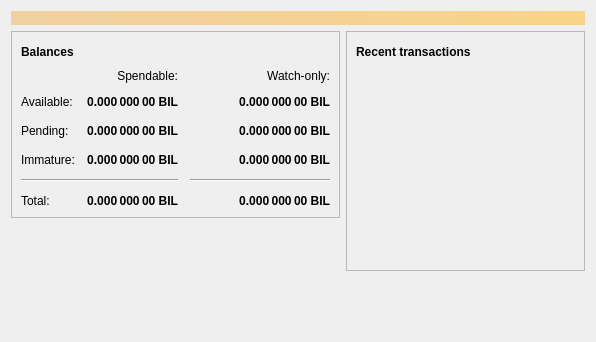
<?xml version="1.0" encoding="UTF-8"?>
<ui version="4.0">
 <class>OverviewPage</class>
 <widget class="QWidget" name="OverviewPage">
  <property name="geometry">
   <rect>
    <x>0</x>
    <y>0</y>
    <width>596</width>
    <height>342</height>
   </rect>
  </property>
  <property name="windowTitle">
   <string>Form</string>
  </property>
  <layout class="QVBoxLayout" name="topLayout">
   <item>
    <widget class="QLabel" name="labelAlerts">
     <property name="visible">
      <bool>false</bool>
     </property>
     <property name="styleSheet">
      <string notr="true">QLabel { background-color: qlineargradient(x1: 0, y1: 0, x2: 1, y2: 0, stop:0 #F0D0A0, stop:1 #F8D488); color:#000000; }</string>
     </property>
     <property name="wordWrap">
      <bool>true</bool>
     </property>
     <property name="margin">
      <number>3</number>
     </property>
     <property name="textInteractionFlags">
      <set>Qt::TextSelectableByMouse</set>
     </property>
    </widget>
   </item>
   <item>
    <layout class="QHBoxLayout" name="horizontalLayout" stretch="1,1">
     <item>
      <layout class="QVBoxLayout" name="verticalLayout_2">
       <item>
        <widget class="QFrame" name="frame">
         <property name="frameShape">
          <enum>QFrame::StyledPanel</enum>
         </property>
         <property name="frameShadow">
          <enum>QFrame::Raised</enum>
         </property>
         <layout class="QVBoxLayout" name="verticalLayout_4">
          <item>
           <layout class="QHBoxLayout" name="horizontalLayout_4">
            <item>
             <widget class="QLabel" name="label_5">
              <property name="font">
               <font>
                <weight>75</weight>
                <bold>true</bold>
               </font>
              </property>
              <property name="text">
               <string>Balances</string>
              </property>
             </widget>
            </item>
            <item>
             <widget class="QPushButton" name="labelWalletStatus">
              <property name="enabled">
               <bool>true</bool>
              </property>
              <property name="maximumSize">
               <size>
                <width>30</width>
                <height>16777215</height>
               </size>
              </property>
              <property name="toolTip">
               <string>The displayed information may be out of date. Your wallet automatically synchronizes with the Billcoin network after a connection is established, but this process has not completed yet.</string>
              </property>
              <property name="text">
               <string/>
              </property>
              <property name="icon">
               <iconset resource="../bitcoin.qrc">
                <normaloff>:/icons/warning</normaloff>
                <disabledoff>:/icons/warning</disabledoff>:/icons/warning</iconset>
              </property>
              <property name="iconSize">
               <size>
                <width>24</width>
                <height>24</height>
               </size>
              </property>
              <property name="flat">
               <bool>true</bool>
              </property>
             </widget>
            </item>
            <item>
             <spacer name="horizontalSpacer_3">
              <property name="orientation">
               <enum>Qt::Horizontal</enum>
              </property>
              <property name="sizeHint" stdset="0">
               <size>
                <width>40</width>
                <height>20</height>
               </size>
              </property>
             </spacer>
            </item>
           </layout>
          </item>
          <item>
           <layout class="QGridLayout" name="gridLayout">
            <property name="spacing">
             <number>12</number>
            </property>
            <item row="2" column="2">
             <widget class="QLabel" name="labelWatchPending">
              <property name="font">
               <font>
                <weight>75</weight>
                <bold>true</bold>
               </font>
              </property>
              <property name="cursor">
               <cursorShape>IBeamCursor</cursorShape>
              </property>
              <property name="toolTip">
               <string>Unconfirmed transactions to watch-only addresses</string>
              </property>
              <property name="text">
               <string notr="true">0.000 000 00 BIL</string>
              </property>
              <property name="alignment">
               <set>Qt::AlignRight|Qt::AlignTrailing|Qt::AlignVCenter</set>
              </property>
              <property name="textInteractionFlags">
               <set>Qt::LinksAccessibleByMouse|Qt::TextSelectableByKeyboard|Qt::TextSelectableByMouse</set>
              </property>
             </widget>
            </item>
            <item row="2" column="1">
             <widget class="QLabel" name="labelUnconfirmed">
              <property name="font">
               <font>
                <weight>75</weight>
                <bold>true</bold>
               </font>
              </property>
              <property name="cursor">
               <cursorShape>IBeamCursor</cursorShape>
              </property>
              <property name="toolTip">
               <string>Total of transactions that have yet to be confirmed, and do not yet count toward the spendable balance</string>
              </property>
              <property name="text">
               <string notr="true">0.000 000 00 BIL</string>
              </property>
              <property name="alignment">
               <set>Qt::AlignRight|Qt::AlignTrailing|Qt::AlignVCenter</set>
              </property>
              <property name="textInteractionFlags">
               <set>Qt::LinksAccessibleByMouse|Qt::TextSelectableByKeyboard|Qt::TextSelectableByMouse</set>
              </property>
             </widget>
            </item>
            <item row="3" column="2">
             <widget class="QLabel" name="labelWatchImmature">
              <property name="font">
               <font>
                <weight>75</weight>
                <bold>true</bold>
               </font>
              </property>
              <property name="cursor">
               <cursorShape>IBeamCursor</cursorShape>
              </property>
              <property name="toolTip">
               <string>Mined balance in watch-only addresses that has not yet matured</string>
              </property>
              <property name="text">
               <string notr="true">0.000 000 00 BIL</string>
              </property>
              <property name="alignment">
               <set>Qt::AlignRight|Qt::AlignTrailing|Qt::AlignVCenter</set>
              </property>
              <property name="textInteractionFlags">
               <set>Qt::LinksAccessibleByMouse|Qt::TextSelectableByKeyboard|Qt::TextSelectableByMouse</set>
              </property>
             </widget>
            </item>
            <item row="4" column="0" colspan="2">
             <widget class="Line" name="line">
              <property name="orientation">
               <enum>Qt::Horizontal</enum>
              </property>
             </widget>
            </item>
            <item row="4" column="2">
             <widget class="Line" name="lineWatchBalance">
              <property name="sizePolicy">
               <sizepolicy hsizetype="Preferred" vsizetype="Fixed">
                <horstretch>0</horstretch>
                <verstretch>0</verstretch>
               </sizepolicy>
              </property>
              <property name="minimumSize">
               <size>
                <width>140</width>
                <height>0</height>
               </size>
              </property>
              <property name="orientation">
               <enum>Qt::Horizontal</enum>
              </property>
             </widget>
            </item>
            <item row="5" column="0">
             <widget class="QLabel" name="labelTotalText">
              <property name="text">
               <string>Total:</string>
              </property>
             </widget>
            </item>
            <item row="3" column="1">
             <widget class="QLabel" name="labelImmature">
              <property name="font">
               <font>
                <weight>75</weight>
                <bold>true</bold>
               </font>
              </property>
              <property name="cursor">
               <cursorShape>IBeamCursor</cursorShape>
              </property>
              <property name="toolTip">
               <string>Mined balance that has not yet matured</string>
              </property>
              <property name="text">
               <string notr="true">0.000 000 00 BIL</string>
              </property>
              <property name="alignment">
               <set>Qt::AlignRight|Qt::AlignTrailing|Qt::AlignVCenter</set>
              </property>
              <property name="textInteractionFlags">
               <set>Qt::LinksAccessibleByMouse|Qt::TextSelectableByKeyboard|Qt::TextSelectableByMouse</set>
              </property>
             </widget>
            </item>
            <item row="2" column="3">
             <spacer name="horizontalSpacer_2">
              <property name="orientation">
               <enum>Qt::Horizontal</enum>
              </property>
              <property name="sizeHint" stdset="0">
               <size>
                <width>40</width>
                <height>20</height>
               </size>
              </property>
             </spacer>
            </item>
            <item row="3" column="0">
             <widget class="QLabel" name="labelImmatureText">
              <property name="text">
               <string>Immature:</string>
              </property>
             </widget>
            </item>
            <item row="5" column="1">
             <widget class="QLabel" name="labelTotal">
              <property name="font">
               <font>
                <weight>75</weight>
                <bold>true</bold>
               </font>
              </property>
              <property name="cursor">
               <cursorShape>IBeamCursor</cursorShape>
              </property>
              <property name="toolTip">
               <string>Your current total balance</string>
              </property>
              <property name="text">
               <string notr="true">0.000 000 00 BIL</string>
              </property>
              <property name="alignment">
               <set>Qt::AlignRight|Qt::AlignTrailing|Qt::AlignVCenter</set>
              </property>
              <property name="textInteractionFlags">
               <set>Qt::LinksAccessibleByMouse|Qt::TextSelectableByKeyboard|Qt::TextSelectableByMouse</set>
              </property>
             </widget>
            </item>
            <item row="5" column="2">
             <widget class="QLabel" name="labelWatchTotal">
              <property name="font">
               <font>
                <weight>75</weight>
                <bold>true</bold>
               </font>
              </property>
              <property name="cursor">
               <cursorShape>IBeamCursor</cursorShape>
              </property>
              <property name="toolTip">
               <string>Current total balance in watch-only addresses</string>
              </property>
              <property name="text">
               <string notr="true">0.000 000 00 BIL</string>
              </property>
              <property name="alignment">
               <set>Qt::AlignRight|Qt::AlignTrailing|Qt::AlignVCenter</set>
              </property>
              <property name="textInteractionFlags">
               <set>Qt::LinksAccessibleByMouse|Qt::TextSelectableByKeyboard|Qt::TextSelectableByMouse</set>
              </property>
             </widget>
            </item>
            <item row="0" column="2">
             <widget class="QLabel" name="labelWatchonly">
              <property name="text">
               <string>Watch-only:</string>
              </property>
              <property name="alignment">
               <set>Qt::AlignRight|Qt::AlignTrailing|Qt::AlignVCenter</set>
              </property>
             </widget>
            </item>
            <item row="1" column="0">
             <widget class="QLabel" name="labelBalanceText">
              <property name="text">
               <string>Available:</string>
              </property>
             </widget>
            </item>
            <item row="1" column="1">
             <widget class="QLabel" name="labelBalance">
              <property name="font">
               <font>
                <weight>75</weight>
                <bold>true</bold>
               </font>
              </property>
              <property name="cursor">
               <cursorShape>IBeamCursor</cursorShape>
              </property>
              <property name="toolTip">
               <string>Your current spendable balance</string>
              </property>
              <property name="text">
               <string notr="true">0.000 000 00 BIL</string>
              </property>
              <property name="alignment">
               <set>Qt::AlignRight|Qt::AlignTrailing|Qt::AlignVCenter</set>
              </property>
              <property name="textInteractionFlags">
               <set>Qt::LinksAccessibleByMouse|Qt::TextSelectableByKeyboard|Qt::TextSelectableByMouse</set>
              </property>
             </widget>
            </item>
            <item row="1" column="2">
             <widget class="QLabel" name="labelWatchAvailable">
              <property name="font">
               <font>
                <weight>75</weight>
                <bold>true</bold>
               </font>
              </property>
              <property name="cursor">
               <cursorShape>IBeamCursor</cursorShape>
              </property>
              <property name="toolTip">
               <string>Your current balance in watch-only addresses</string>
              </property>
              <property name="text">
               <string notr="true">0.000 000 00 BIL</string>
              </property>
              <property name="alignment">
               <set>Qt::AlignRight|Qt::AlignTrailing|Qt::AlignVCenter</set>
              </property>
              <property name="textInteractionFlags">
               <set>Qt::LinksAccessibleByMouse|Qt::TextSelectableByKeyboard|Qt::TextSelectableByMouse</set>
              </property>
             </widget>
            </item>
            <item row="2" column="0">
             <widget class="QLabel" name="labelPendingText">
              <property name="text">
               <string>Pending:</string>
              </property>
             </widget>
            </item>
            <item row="0" column="1">
             <widget class="QLabel" name="labelSpendable">
              <property name="text">
               <string>Spendable:</string>
              </property>
              <property name="alignment">
               <set>Qt::AlignRight|Qt::AlignTrailing|Qt::AlignVCenter</set>
              </property>
             </widget>
            </item>
           </layout>
          </item>
         </layout>
        </widget>
       </item>
       <item>
        <spacer name="verticalSpacer">
         <property name="orientation">
          <enum>Qt::Vertical</enum>
         </property>
         <property name="sizeHint" stdset="0">
          <size>
           <width>20</width>
           <height>40</height>
          </size>
         </property>
        </spacer>
       </item>
      </layout>
     </item>
     <item>
      <layout class="QVBoxLayout" name="verticalLayout_3">
       <item>
        <widget class="QFrame" name="frame_2">
         <property name="frameShape">
          <enum>QFrame::StyledPanel</enum>
         </property>
         <property name="frameShadow">
          <enum>QFrame::Raised</enum>
         </property>
         <layout class="QVBoxLayout" name="verticalLayout">
          <item>
           <layout class="QHBoxLayout" name="horizontalLayout_2">
            <item>
             <widget class="QLabel" name="label_4">
              <property name="font">
               <font>
                <weight>75</weight>
                <bold>true</bold>
               </font>
              </property>
              <property name="text">
               <string>Recent transactions</string>
              </property>
             </widget>
            </item>
            <item>
             <widget class="QPushButton" name="labelTransactionsStatus">
              <property name="enabled">
               <bool>true</bool>
              </property>
              <property name="maximumSize">
               <size>
                <width>30</width>
                <height>16777215</height>
               </size>
              </property>
              <property name="toolTip">
               <string>The displayed information may be out of date. Your wallet automatically synchronizes with the Billcoin network after a connection is established, but this process has not completed yet.</string>
              </property>
              <property name="text">
               <string/>
              </property>
              <property name="icon">
               <iconset resource="../bitcoin.qrc">
                <normaloff>:/icons/warning</normaloff>
                <disabledoff>:/icons/warning</disabledoff>:/icons/warning</iconset>
              </property>
              <property name="iconSize">
               <size>
                <width>24</width>
                <height>24</height>
               </size>
              </property>
              <property name="flat">
               <bool>true</bool>
              </property>
             </widget>
            </item>
            <item>
             <spacer name="horizontalSpacer">
              <property name="orientation">
               <enum>Qt::Horizontal</enum>
              </property>
              <property name="sizeHint" stdset="0">
               <size>
                <width>40</width>
                <height>20</height>
               </size>
              </property>
             </spacer>
            </item>
           </layout>
          </item>
          <item>
           <widget class="QListView" name="listTransactions">
            <property name="styleSheet">
             <string notr="true">QListView { background: transparent; }</string>
            </property>
            <property name="frameShape">
             <enum>QFrame::NoFrame</enum>
            </property>
            <property name="verticalScrollBarPolicy">
             <enum>Qt::ScrollBarAlwaysOff</enum>
            </property>
            <property name="horizontalScrollBarPolicy">
             <enum>Qt::ScrollBarAlwaysOff</enum>
            </property>
            <property name="selectionMode">
             <enum>QAbstractItemView::NoSelection</enum>
            </property>
           </widget>
          </item>
         </layout>
        </widget>
       </item>
       <item>
        <spacer name="verticalSpacer_2">
         <property name="orientation">
          <enum>Qt::Vertical</enum>
         </property>
         <property name="sizeHint" stdset="0">
          <size>
           <width>20</width>
           <height>40</height>
          </size>
         </property>
        </spacer>
       </item>
      </layout>
     </item>
    </layout>
   </item>
  </layout>
 </widget>
 <resources/>
 <connections/>
</ui>
